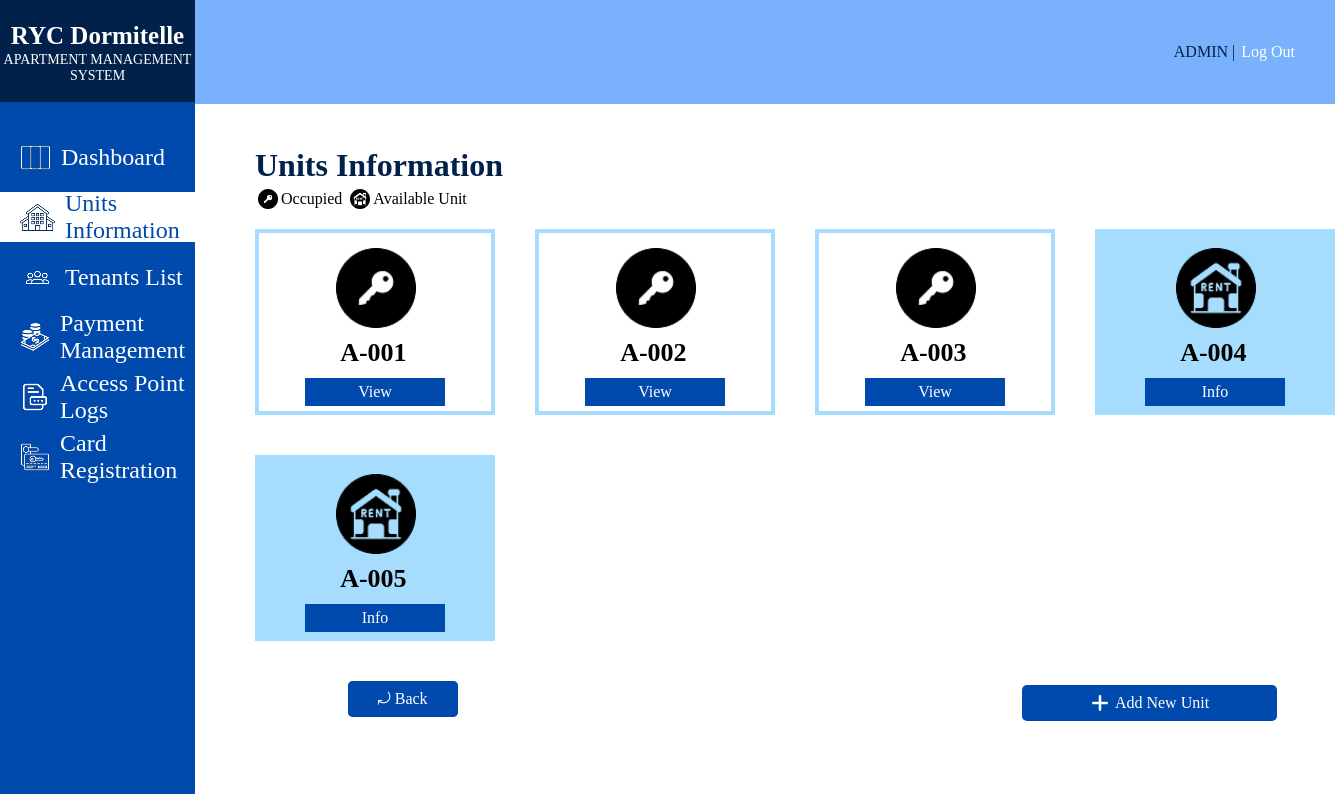
The page /UNITSINFORMATION.php on the database as committed earlier.
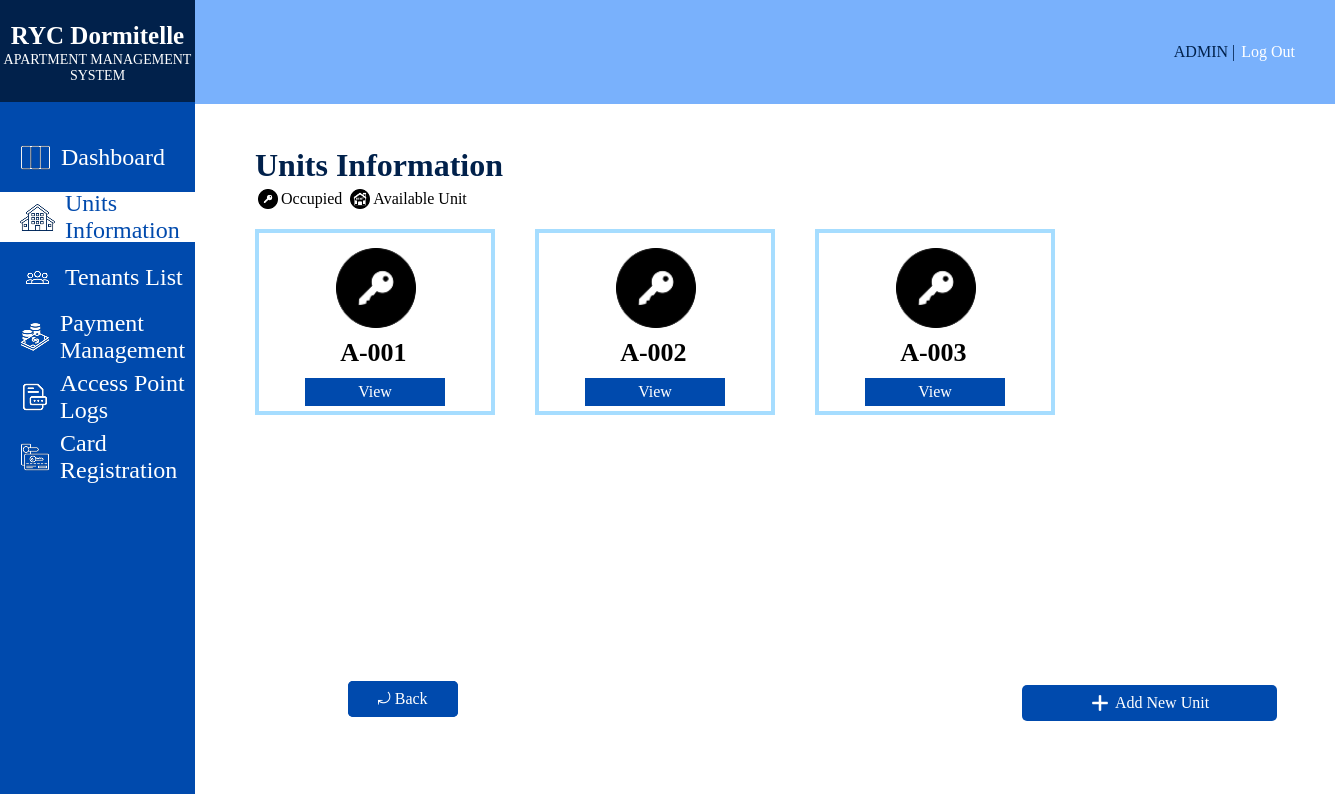
The same page on the database as committed later.
### tables this page shows
CREATE TABLE `units` (
  `unit_no` varchar(10) NOT NULL,
  `apartment_no` varchar(15) NOT NULL,
  `unit_address` varchar(30) NOT NULL,
  `unit_size` varchar(10) NOT NULL,
  `occupant_capacity` smallint(6) NOT NULL,
  `floor_level` varchar(10) NOT NULL,
  `unit_type` varchar(10) NOT NULL,
  `monthly_rent_amount` varchar(10) NOT NULL,
  `unit_status` varchar(15) NOT NULL
);

### UNITSINFORMATION.php (the view, shortened to what this page needs)
<?php
require_once 'db_connect.php';
$sql = "
    SELECT unit_no, unit_status
    FROM units
    ORDER BY
        LEFT(unit_no, 1),
        LPAD(SUBSTRING(unit_no, 3), 3, '0')
";
$result = $conn->query($sql);
$units = [];
if ($result && $result->num_rows > 0) {
    while ($row = $result->fetch_assoc()) {
        $units[] = $row;
    }
}
?>
<!DOCTYPE html>
<html lang="en">
<head>
</head>
<body>
    <div class="sideBar">
        <div class="systemTitle">
            <h1>RYC Dormitelle</h1>
            <p>APARTMENT MANAGEMENT SYSTEM</p>
        </div>
        <div class="sidebarContent">
            <div class="card">
                <a href="DASHBOARD.php" class="changeicon">
                    <img src="sidebarIcons/DashboardIconWht.png" alt="Dashboard Icon" class="DsidebarIcon" style="margin-right: 10px;">
                    Dashboard
                </a>
            </div>
            <div class="card">
                <a href="UNITSINFORMATION.php" style="background-color: #FFFF; color: #004AAD;">
                    <img src="sidebarIcons/UnitsInfoIcon.png" alt="Units Information Icon" class="UIsidebarIcon" style="margin-right: 10px;">
                    Units Information</a>
            </div>
            <div class="card">
                <a href="TENANTSLIST.php">
                    <img src="sidebarIcons/TenantsInfoIconWht.png" alt="Tenants Information Icon" class="THsidebarIcon" style="margin-right: 10px;">
                    Tenants List</a>
            </div>
            <div class="card">
                <a href="PAYMENTMANAGEMENT.php">
                    <img src="sidebarIcons/PaymentManagementIconWht.png" alt="Payment Management Icon" class="PMsidebarIcon" style="margin-right: 10px;">
                    Payment Management</a>
            </div>
            <div class="card">
                <a href="ACCESSPOINTLOGS.php">
                    <img src="sidebarIcons/AccesspointIconWht.png" alt="Access Point Logs Icon" class="APLsidebarIcon" style="margin-right: 10px;">
                    Access Point Logs</a>
            </div>
            <div class="card">
                <a href="CARDREGISTRATION.php">
                    <img src="sidebarIcons/CardregisterIconWht.png" alt="Card Registration Icon" class="CGsidebarIcon" style="margin-right: 10px;">
                    Card Registration</a>
            </div>
        </div>
    </div>
    <div class="mainBody">
        <div class="header">
            <div class="headerContent">
                <a href="ADMINPROFILE.php" class="adminTitle">ADMIN</a>
                <p class="adminLogoutspace">&nbsp;|&nbsp;</p>
                <a href="ADMINLOGIN.php" class="logOutbtn">Log Out</a>
            </div>
        </div>
        <div class="mainContent">
            <h4>Units Information</h4>
            <div class="Unitslegend">
                <img src="UnitsInfoIcons/OccupiedUnitIcon.png" alt="Occupied Unit Icon" class="legendsIcon">
                <p>Occupied</p>
                <img src="UnitsInfoIcons/UnoccupiedUnitIcon.png" alt="Occupied Unit Icon" class="legendsIcon">
                <p>Available Unit</p>
            </div>
           <div class="grid-wrapper">
            <div class="grid-container">
            <?php
                foreach ($units as $unit) {
                    if ($unit['unit_status'] === 'Occupied') {
                        echo "
                        <div class='statcardOccupiedUnit'>
                            <div class='statsInfoOccupiedUnit'>
                                <img src='UnitsInfoIcons/OccupiedUnitIcon.png' alt='Occupied Unit Icon' class='UnitInfocontentIcons'>
                                <h1 class='unit_no'>{$unit['unit_no']}</h1>
                            </div>
                            <a href='OCCUPIEDUNITOVERVIEW.php?unit_no=" . urlencode($unit['unit_no']) . "' class='viewandInfo'>View</a>
                        </div>";
                    } else if ($unit['unit_status'] === 'Available') {
                        echo "
                        <div class='statcardAvailableUnit'>
                            <div class='statsInfoAvailableUnit'>
                                <img src='UnitsInfoIcons/UnoccupiedUnitIcon.png' alt='Available Unit Icon' class='UnitInfocontentIcons'>
                                <h1 class='unit_no'>{$unit['unit_no']}</h1>
                            </div>
                            <a href='AVAILABLEUNITOVERVIEW.php?unit_no=" . urlencode($unit['unit_no']) . "' class='viewandInfo'>Info</a>
                        </div>";
                    }
                }
            ?>
            </div>
           </div>
           <div class="addUnitbtnContainer">
                <div class="backbtn">
                    <a href="DASHBOARD.php">&#10558; Back</a>
                </div>
                <div class="addUnitbtn">
                    <a href="ADDNEWUNIT.php" type="action-btn">
                        <img src="UnitsInfoIcons/pluswht.png" alt="Units Information Icon" class="addUnitbtnIcon">
                        Add New Unit</a>
                </div>
           </div>
        </div>
    </div>
</body>
</html>

### UNITSINFORMATION.php (style rules this page uses)
body { display: flex; margin: 0; background-color: #FFFF; }
.sideBar { width: 450px; height: 100%; background-color: #01214B; }
.systemTitle { text-align: center; height: 10vh; padding-bottom: 5.3px; }
.systemTitle h1 { font-size: 25px; font-family: Inria Serif; align-items: center; position: relative; top: 5px; color: #FFFF; }
.systemTitle p { font-size: 14px; font-family: Inria Serif; position: relative; bottom: 10px; color: #FFFF; }
.sidebarContent { padding-top: 20px; height: 84vh; background-color: #004AAD; display: block; }
.card { width: 100%; height: 50px; display: flex; margin: 10px 0px 10px; align-items: center; justify-content: center; }
.card a { margin: auto 0px auto 0px; font-size: 24px; padding-left: 20px; font-weight: 500; display: flex; text-decoration: none; align-items: center; color: #01214B; height: 100%; width: 100%; background-color: #004AAD; color: white; }
.mainBody { width: 100vw; height: 100%; background-color: white; }
.header { height: 13vh; width: 100%; background-color: #79B1FC; display: flex; justify-content: end; align-items: center; }
.headerContent { margin-right: 40px; display: flex; justify-content: center; align-items: center; }
.adminTitle { font-size: 16px; color: #01214B; position: relative; text-decoration: none; }
.adminLogoutspace { font-size: 16px; color: #01214B; position: relative; text-decoration: none; }
.logOutbtn { font-size: 16px; color: #FFFF; position: relative; margin-left: 2px; text-decoration: none; }
.mainContent { height: 100%; width: 100%; margin: 0px auto; background-color: #FFFF; }
.mainContent h4 { color: #01214B; font-size: 32px; margin-left: 60px; height: 20px; }
.Unitslegend { display: flex; justify-content: left; align-items: center; position: relative; bottom: 35px; margin-left: 55px; }
.legendsIcon { height: 20px; width: 20px; margin-right: 3px; margin-left: 8px; }
.grid-wrapper { height: 59vh; overflow-y: auto; margin-left: 60px; margin-bottom: 50px; width: 1080px; position: relative; bottom: 30px; overflow-y: scroll; scrollbar-width: none; -ms-overflow-style: none; }
.grid-container { display: grid; grid-template-columns: repeat(4, 1fr); gap: 40px; }
.statcardOccupiedUnit { align-items: center; background-color: #FFFF; font-size: 20px; border-color: #A6DDFF; border-style: solid; border-width: 4px; }
.statsInfoOccupiedUnit { align-items: center; height: 80%; width: 100%; margin: 0px auto; background-color: #FFFF; }
.UnitInfocontentIcons { height: 80px; width: 80px; left: 33%; top: 15px; position: relative; }
.unit_no { position: relative; left: 35%; top: 15px; font-size: 26px; margin: 5px auto; }
.viewandInfo { height: 28px; width: 140px; background-color: #004AAD; color: #FFFF; display: flex; margin: 15px auto; position: relative; bottom: 12px; justify-content: center; align-items: center; font-size: 16px; text-decoration: none; }
.addUnitbtnContainer { display: flex; justify-content: space-between; width: 70%; align-items: center; position: fixed; top: 685px; right: 58px; }
.addUnitbtn { display: flex; justify-content: center; align-items: center; height: 36px; width: 255px; border-radius: 5px; }
.addUnitbtn a { color: #FFFF; font-size: 16px; text-decoration: none; height: 100%; width: 100%; display: flex; justify-content: center; align-items: center; background-color: #004AAD; border-radius: 5px; }
.addUnitbtnIcon { height: 20px; width: 20px; margin-right: 5px; }
.backbtn { height: 36px; width: 110px; position: relative; display: flex; align-items: center; justify-content: center; bottom: 4px; margin-left: 5px; background-color: #004AAD; color: #FFFFFF; text-decoration: none; border-radius: 5px; }
.backbtn a { color: #FFFF; font-size: 16px; text-decoration: none; height: 100%; width: 100%; display: flex; justify-content: center; align-items: center; background-color: #004AAD; border-radius: 5px; }
.statcardAvailableUnit { align-items: center; background-color: #A6DDFF; font-size: 20px; border-color: #A6DDFF; border-style: solid; border-width: 4px; }
.statsInfoAvailableUnit { align-items: center; height: 80%; width: 100%; background-color: #A6DDFF; }

Rows that differ between the two databases and show on the page:
removed units: unit_no "A-004"
removed units: unit_no "A-005"
